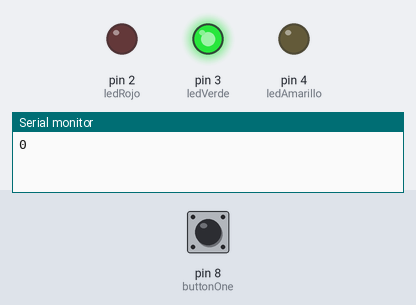
This sketch was run on a simulated Arduino Uno, built with avr-gcc and run on an emulated ATmega328P. Parts: output pins drawn as LEDs (lit = HIGH), the last lines printed to the serial monitor. The inputs (shaded band) are chosen by the test bench; at power-on: pin 8 (buttonOne) LOW.

Above: at 0.5 s.
At 1.5 s:
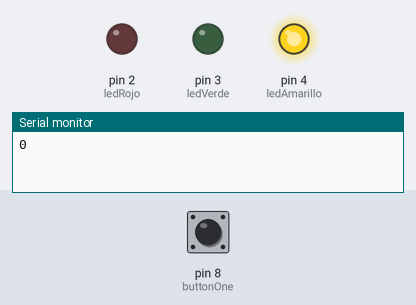
At 5.6 s:
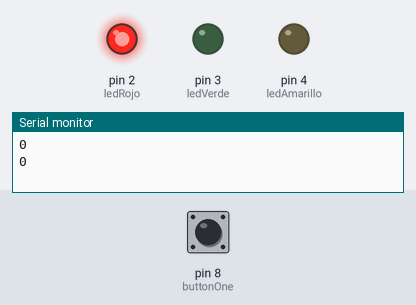
Timing chart, 0 to 7.0 s (numbered marks = the images above):
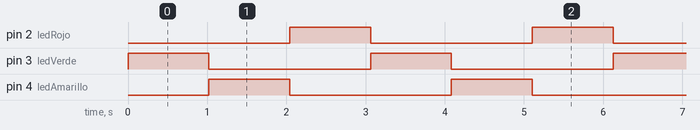

Measured:
- by itself, pin 2 (ledRojo), pin 3 (ledVerde), pin 4 (ledAmarillo): alternates HIGH for 1.0 s and LOW for 2.0 s
- by itself, everything shown: repeats every 3.1 s, in 3 steps

The sketch:

Main5.ino
```cpp
const byte ledRojo = 2;
const byte ledVerde = 3;
int ledAmarillo = 4;
int buttonOne = 8;

int stateButtonOne = 0;

int modoParpadeo = 0;
int duracion = 1000;

bool block = false;

void setup()
{
	pinMode(ledRojo, OUTPUT);
    pinMode(ledVerde, OUTPUT);
    pinMode(ledAmarillo, OUTPUT);
    pinMode(buttonOne, INPUT);
    Serial.begin(9600);
}

void loop()
{
    Serial.println(modoParpadeo);
    onLed(1,0,0,0,duracion);
    onLed(0,1,0,0,duracion);
    onLed(0,0,1,0,duracion);

    onLed(0,0,1,1,duracion);
    onLed(0,1,0,1,duracion);
    onLed(1,0,0,1,duracion);
}


void onLed(int v, int a, int r, int modParpa, int dur){

    for(int i = 0; i < dur && modParpa == modoParpadeo; i++){
        comprobarButton();
        digitalWrite(ledVerde, v);
        digitalWrite(ledAmarillo, a);
        digitalWrite(ledRojo, r);
        delay(1);
    }

}

void comprobarButton(){
    stateButtonOne = digitalRead(buttonOne);

    if(stateButtonOne == HIGH && !block){
        block = true;
        if(modoParpadeo == 0){
            modoParpadeo = 1;
        }else{
            modoParpadeo = 0;
        }
    }
    if(stateButtonOne == LOW)
        block = false;
}
```
